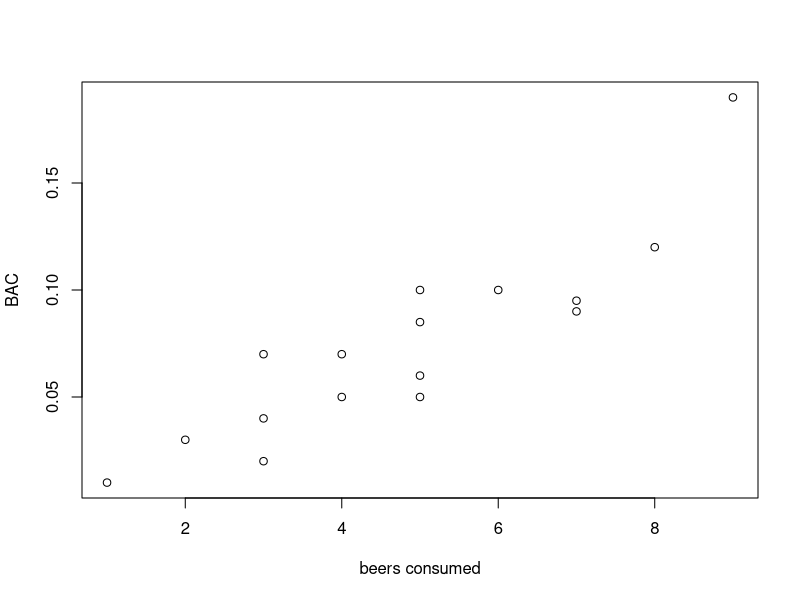
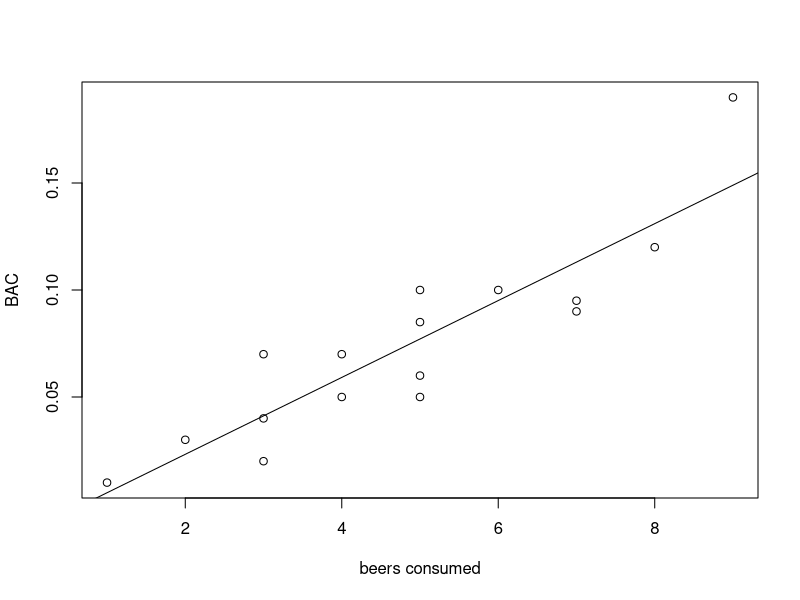
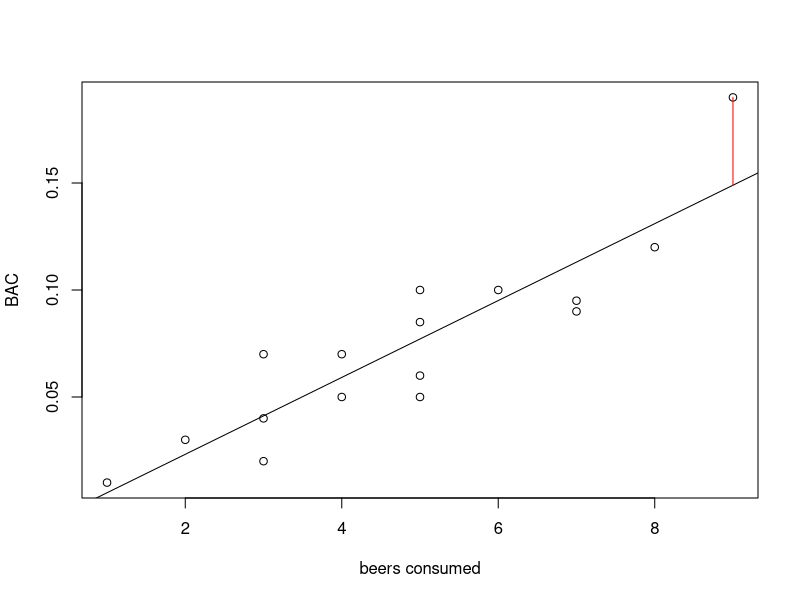
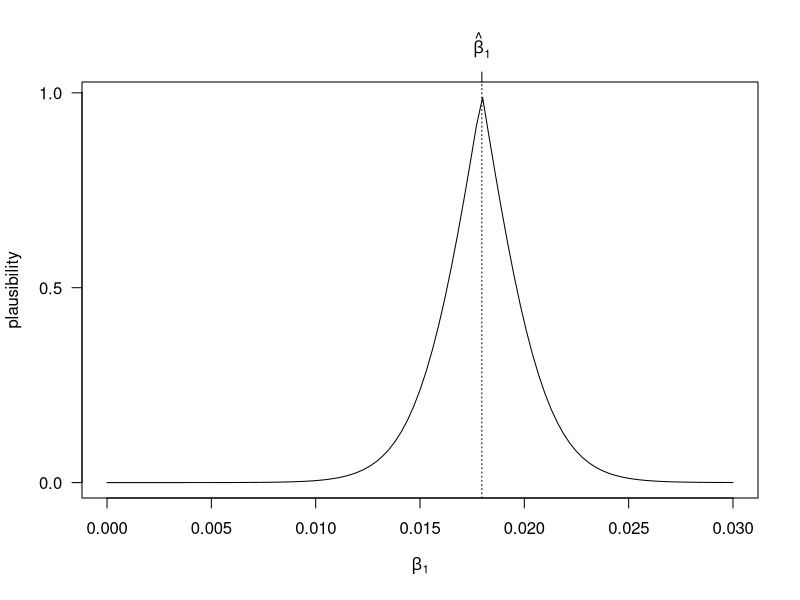
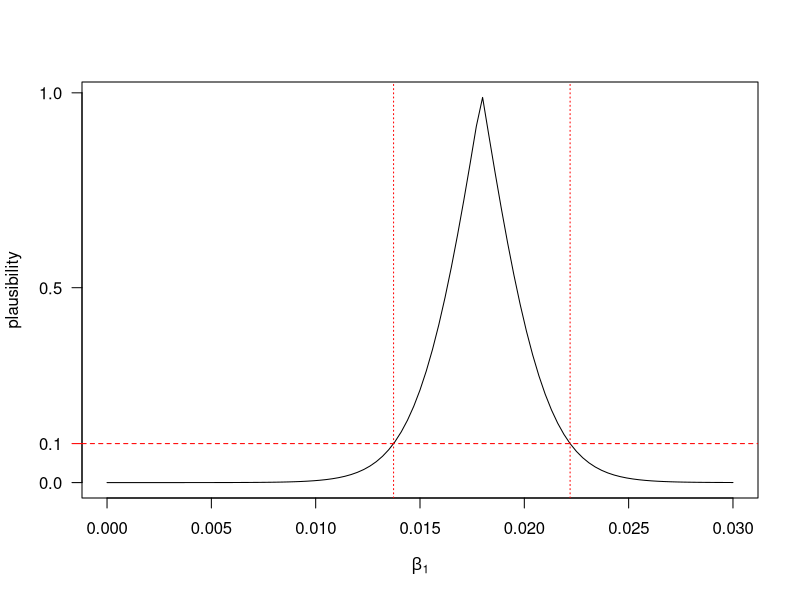
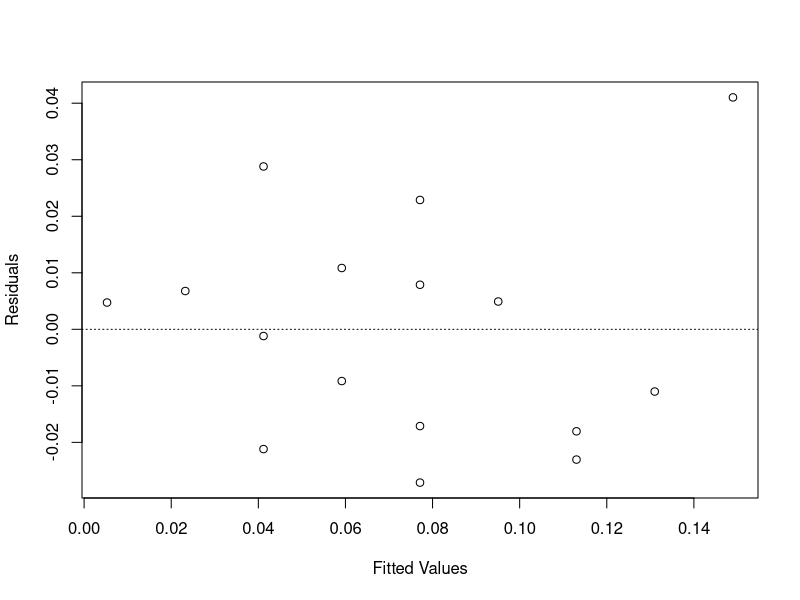
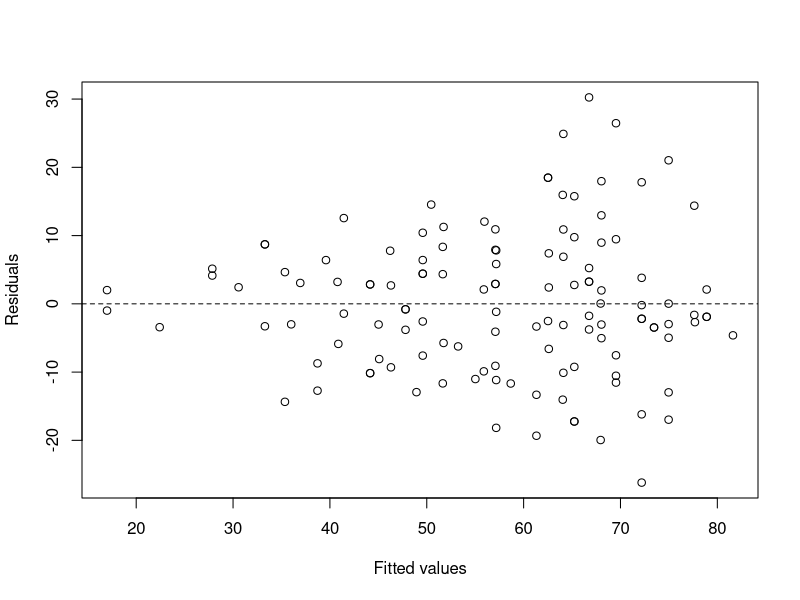
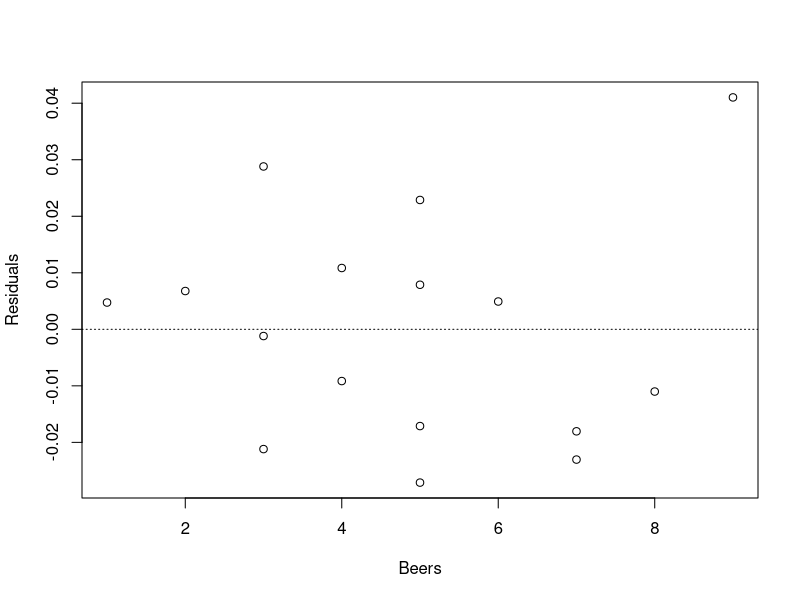

The R script that drew these images, in order:
## ---- chunk 1
knitr::opts_chunk$set(fig.width = 4, fig.height = 4, fig.align = "center") 
## ---- chunk 2
beer <- read.table("data/beer.txt", head = T)
with(beer, plot(BAC ~ Beers, xlab = "beers consumed"))
## ---- chunk 3
fm1 <- with(beer, lm(BAC ~ Beers))
summary(fm1)
## ---- chunk 4
with(beer, plot(BAC ~ Beers, xlab = "beers consumed"))
abline(fm1)
## ---- chunk 5
with(beer, plot(BAC ~ Beers, xlab = "beers consumed"))
abline(fm1)
segments(x0 = 9, y0 = 0.19, y1 = fitted(fm1)[3], col = "red")
## ---- chunk 6
b1.hat <- 0.017964
b1.se  <- 0.002402

p_val <- function(b1) {

  t.stat <- (b1.hat - b1) / b1.se
  
  pt(-abs(t.stat), df = 14, lower.tail = TRUE) +
     pt(abs(t.stat), df = 14, lower.tail = FALSE)
}

curve(p_val, from = 0, to = 0.03, xlab = expression(beta[1]), ylab = "plausibility",
      yaxt = "n")
axis(2, at = c(0, 0.5, 1), las = 1)
abline(v = b1.hat, lty = "dotted")
axis(3, at = b1.hat, lab = expression(hat(beta)[1]))
## ---- chunk 7
curve(p_val, from = 0, to = 0.03, xlab = expression(beta[1]), ylab = "plausibility",
      yaxt = "n")
axis(2, at = c(0, 0.5, 1), las = 1)
axis(2, at = 0.1, col = "red", las = 1)
abline(h = 0.1, col = "red", lty = "dashed")
(conf.limits <- confint(fm1, level = 0.9))
abline(v = conf.limits[2, ], col = "red", lty = "dotted")
## ---- chunk 8
fm1 <- lm(BAC ~ Beers, data = beer)

# The '<-' is the assignment operator.
# Here, the output produced by the call to 'lm' is stored in memory under
# the name 'fm1'.  We can learn about 'fm1' by asking for a summary.

summary(fm1)
## ---- chunk 9
anova(fm1)
## ---- chunk 10
plot(resid(fm1) ~ fitted(fm1), xlab = "Fitted Values", ylab = "Residuals")
abline(h = 0, lty = "dotted")
## ---- chunk 11
fly <- read.table("data/fruitfly.txt", head = T, stringsAsFactors = T)
fly_ancova <- lm(life ~ trt + thorax, data = fly)

plot(resid(fly_ancova) ~ fitted(fly_ancova), xlab = "Fitted values", ylab = "Residuals")
abline(h = 0, lty = "dashed")
## ---- chunk 12
plot(resid(fm1) ~ beer$Beers, xlab = "Beers", ylab = "Residuals")
abline(h = 0, lty = "dotted")
## ---- chunk 13
plot(resid(fm1), xlab = "Order", ylab = "Residuals")
abline(h = 0, lty = "dotted")
## ---- chunk 14
hist(resid(fm1), main = "Bin width = 0.01", xlab = "Residuals")
hist(resid(fm1), main = "Bin width = 0.02", xlab = "Residuals", breaks = 4)
## ---- chunk 15
qqnorm(resid(fm1))
qqline(resid(fm1))
## ---- chunk 16
movie <- read.table("data/movie.txt", head = T, stringsAsFactors = T)

with(movie, plot(BoxOffice ~ Score, xlab = "Average rating", ylab = "Box office take"))
fm1 <- lm(BoxOffice ~ Score, data = movie)
abline(fm1)
## ---- chunk 17
plot(resid(fm1) ~ fitted(fm1), xlab = "Fitted value", ylab = "Residual")
abline(h = 0,lty = "dashed")

qqnorm(resid(fm1),main = "QQ plot, movie data")
qqline(resid(fm1))
## ---- chunk 18
fm2 <- lm(sqrt(BoxOffice) ~ Score, data = movie)
summary(fm2)

plot(fm2)
## ---- chunk 19
fm3 <- lm(log(BoxOffice) ~ Score, data = movie)
summary(fm3)

plot(fm3)
## ---- chunk 20
cars <- read.table("data/cars.txt", head = T)

with(cars, plot(mpghw ~ weight, xlab = "Vehicle weight (lbs)", ylab = "Highway mpg"))
fm1 <- lm(mpghw ~ weight, data = cars)
abline(fm1)

plot(resid(fm1) ~ fitted(fm1), xlab = "Fitted value", ylab = "Residual")
abline(h = 0,lty = "dashed")
## ---- chunk 21
fm1 <- lm(BAC ~ Beers, data = beer)
new.data <- data.frame(Beers = 2.5)
predict(fm1, interval = "confidence", newdata = new.data)
predict(fm1, interval = "prediction", newdata = new.data)
predict(fm1, interval = "prediction", newdata = new.data, level = 0.90)
## ---- chunk 22
plot(BAC ~ Beers, data = beer,
     xlab = "No. of beers consumed",
     ylab = "BAC",
     ylim = c(0, 0.2))

fm1 <- lm(BAC ~ Beers, data = beer)
abline(fm1)

new.data <- data.frame(Beers = seq(from = min(beer$Beers),to = max(beer$Beers), length = 100))
ttt <- predict(fm1, interval = "confidence", newdata = new.data)
lines(new.data$Beers, ttt[,2], lty = "dashed")
lines(new.data$Beers, ttt[,3], lty = "dashed")
ttt <- predict(fm1, interval = "prediction", newdata = new.data)
lines(new.data$Beers, ttt[,2], lty = "dotted")
lines(new.data$Beers, ttt[,3], lty = "dotted")
## ---- chunk 23
beer$beers.c <- beer$Beers - mean(beer$Beers)
head(beer)
beer_slr_ctr <- lm(BAC ~ beers.c, data = beer)
summary(beer_slr_ctr)
